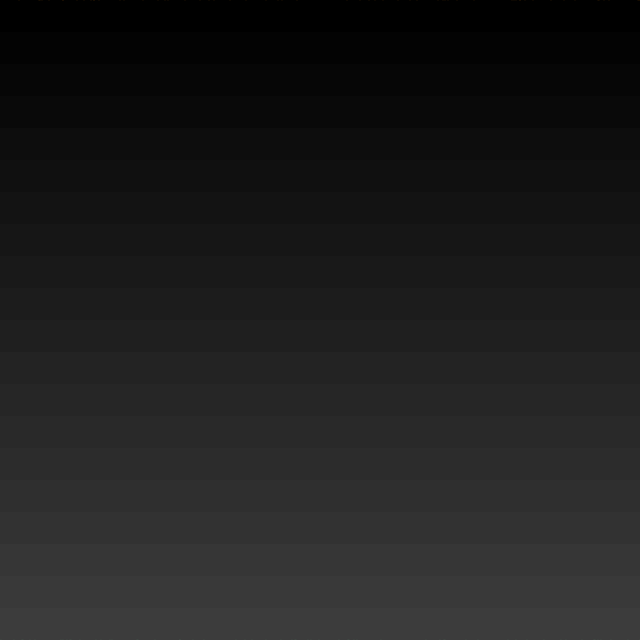
Frame 1 (no input)
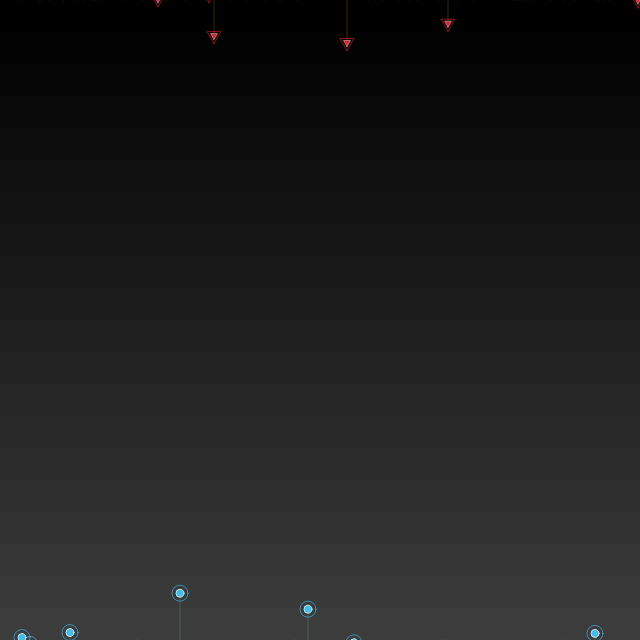
Frame 60 (no input)
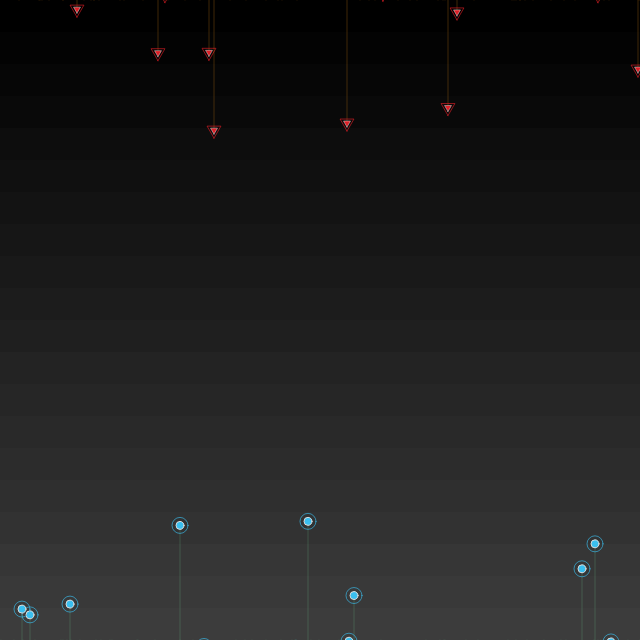
Frame 120 (the mouse pressed at the canvas centre since frame 60)

The p5.js sketch that drew these frames (run headless with seeded random() and noise() and a simulated clock; from frame 60 on, the mouse is pressed at the canvas centre):

// p5.js sketch
// ── sketch.js

let circles = []
let triangles = []
let explosions = []
let bgColor, shadowColor// = color(63, 63, 63)
let num = 60//1//8
let radius = 8
let minSpeed = 0.4//0.2
let maxSpeed = 1.6//1//0.6
let exploLifespan = 30
let shapeLifespan = 60

function setup() {
  const w = 640
  const h = 640
  let cnv = createCanvas(w, h)
  //bgColor = color(22, 30, 38)
  bgColor = color(22, 22, 22)
  bgColor = color(220, 220, 220)
  //bgColor = color(240, 240, 240)
  shadowColor = color(0, 0, 0, 127)

  for(let i = 0; i < num; i++) {
    triangles.push(new TriShape())
  }
  for(let i = 0; i < num; i++) {
    circles.push(new CircShape())
  }
}

function draw() {
  //background(bgColor)
  background(0)
  gradientBackground()
  showExplosions()
  showShapes()
  checkCollisions()
}

function showExplosions() {
  for(let k = 0; k < explosions.length; k++) {
    explosions[k].run()
  }
  let temp = explosions.filter(explo => !explo.isDead)
  explosions = temp
}

function showShapes() {
  for(let i = 0; i < triangles.length; i++) {
    triangles[i].run()
  }
  for(let j = 0; j < circles.length; j++) {
    circles[j].run()
  }
}

function checkCollisions() {
  for(let i = 0; i < num; i++) {
    for(let j = 0; j < num; j++) {
      if(!triangles[i].hit && !circles[j].hit) {
        let tx = triangles[i].position.x
        let ty = triangles[i].position.y
        let cx = circles[j].position.x
        let cy = circles[j].position.y
        let r = dist(tx, ty, cx, cy)
        let co
        if(r <= radius) {
          if(triangles[i].strength === circles[j].strength) {
            circles[j].hit = true
            circles[j].velocity.x = circles[j].velocity.y = 0
            triangles[i].hit = true
            triangles[i].velocity.x = triangles[i].velocity.y = 0
            co = color(255)
          }
          if(triangles[i].strength > circles[j].strength) {
            circles[j].hit = true
            circles[j].velocity.x = circles[j].velocity.y = 0
            co = circles[j].co
          }
          if(triangles[i].strength <= circles[j].strength) {
            triangles[i].hit = true
            triangles[i].velocity.x = triangles[i].velocity.y = 0
            co = triangles[i].co
          }
          let bright = abs(triangles[i].strength - circles[j].strength)
          //let bright = map(difference, 0, 1, 15, 255)
          explosions.push(new Explosion(createVector((tx+cx)/2, (ty+cy)/2), bright, co))
        }
      }
    }
  }
}

function gradientBackground() {
  noStroke()
  let segments = 20
  let h = height/segments
  for(let i = 0; i < segments; i++) {
    fill(255, map(i, 0, segments, 0, 63))
    rect(0, i * h, width, h)
  }
}

// ── CircShape.js
var CircShape = function() {
  this.diam = 2 * radius
  this.position = createVector(round(random() * width), height+20+round(random(600)))
  this.velocity = createVector(0, -random(minSpeed, maxSpeed))
  this.co = color(58,191,239)
  this.trailColor = color(109, 195, 139)
  this.strength = random(1)
  this.hit = false
  this.lifeLeft = shapeLifespan
  this.alpha = 1
};

CircShape.prototype.run = function() {
  this.update()
  this.display()
};

// Method to update position
CircShape.prototype.update = function(){
  this.position.add(this.velocity)
  if(this.position.y < -20) {
    this.reset()
  }
  if(this.hit) {
    this.lifeLeft--
    if(this.lifeLeft < 0) {
      this.reset()
    } else {
      this.alpha = map(this.lifeLeft, shapeLifespan, 0, 1, 0)
    }
  }
};

CircShape.prototype.display = function() {
  noFill()
  // Draw trail
  //stroke(red(this.co), green(this.co), blue(this.co), this.alpha*63)
  stroke(red(this.trailColor), green(this.trailColor), blue(this.trailColor), this.alpha*63)
  //strokeWeight(2)
  line(this.position.x, height, this.position.x, this.position.y)

  //strokeWeight(1)
  fill(red(this.co), green(this.co), blue(this.co), this.alpha*255)
  stroke(red(bgColor), green(bgColor), blue(bgColor), this.alpha*255)
  ellipse(this.position.x, this.position.y, this.diam/2, this.diam/2)

  noFill()
  stroke(red(this.co), green(this.co), blue(this.co), this.alpha*.64*255)
  ellipse(this.position.x, this.position.y, this.diam, this.diam)
};


// Method to display
CircShape.prototype.reset = function() {
  this.position = createVector(round(random() * width), height+20+round(random(200)))
  this.velocity = createVector(0, -random(minSpeed, maxSpeed))
  this.strength = random(1)
  this.hit = false
  this.lifeLeft = shapeLifespan
  this.alpha = 1
};

// ── Explosion.js
var Explosion = function(position, bright, co) {
  this.lifespan = exploLifespan
  this.position = position
  this.isDead = false
  this.alpha0 = bright
  this.co = lerpColor(co, color(255), 0.5)
};

Explosion.prototype.run = function() {
  this.update()
  this.display()
};

// Method to update position
Explosion.prototype.update = function(){
  this.lifespan--
  if(this.lifespan < 0) {
    this.lifespan = 0
    this.isDead = true
  }
};

// Method to display
Explosion.prototype.display = function() {
  let alpha = map(this.lifespan, exploLifespan, 0, this.alpha0*255, 0)
  noStroke()
  fill(red(this.co), green(this.co), blue(this.co), alpha)
  ellipse(this.position.x, this.position.y, 100, 100)
  fill(255, alpha/2)
  ellipse(this.position.x, this.position.y, 40, 40)
  noFill()
  //strokeWeight(1)
  stroke(255, alpha)
  ellipse(this.position.x, this.position.y, 120, 120)
  stroke(red(this.co), green(this.co), blue(this.co), alpha)
  ellipse(this.position.x, this.position.y, 60, 60)
};

// ── TriShape.js
var TriShape = function() {
  this.radius = radius
  this.position = createVector(round(random() * width), -20-round(random(600)))
  this.velocity = createVector(0, random(minSpeed, maxSpeed))
  //this.co = color(224, 11, 11)
  this.co = color(222, 31, 38)
  this.trailColor = color(249, 155, 28)
  //this.co = color(253, 182, 21)
  this.strength = random(1)
  this.hit = false
  this.lifeLeft = shapeLifespan
  this.alpha = 1
};

TriShape.prototype.run = function() {
  this.update()
  this.display()
};

// Method to update position
TriShape.prototype.update = function(){
  this.position.add(this.velocity);
  if(this.position.y > height + 20) {
    this.reset()
  }
  if(this.hit) {
    this.lifeLeft--
    if(this.lifeLeft < 0) {
      this.reset()
    } else {
      this.alpha = map(this.lifeLeft, shapeLifespan, 0, 1, 0)
    }
  }
};

// Method to display
TriShape.prototype.display = function() {
  // Draw trail
  //strokeWeight(2)
  //stroke(red(this.co), green(this.co), blue(this.co), this.alpha*63)
  stroke(red(this.trailColor), green(this.trailColor), blue(this.trailColor), this.alpha*63)
  line(this.position.x, 0, this.position.x, this.position.y)

  //strokeWeight(1)
  fill(red(this.co), green(this.co), blue(this.co), this.alpha*255)
  stroke(red(bgColor), green(bgColor), blue(bgColor), this.alpha*127)
  beginShape()
  for(let i = 0; i < 3; i++) {
    let a = i * TWO_PI/3 + HALF_PI
    let x = this.position.x + this.radius/2 * cos(a)
    let y = this.position.y + this.radius/2 * sin(a)
    vertex(x, y)
  }
  endShape(CLOSE)

  noFill()
  stroke(red(this.co), green(this.co), blue(this.co), this.alpha*.64*255)
  beginShape()
  for(let i = 0; i < 3; i++) {
    let a = i * TWO_PI/3 + HALF_PI
    let x = this.position.x + this.radius * cos(a)
    let y = this.position.y + this.radius * sin(a)
    vertex(x, y)
  }
  endShape(CLOSE)
};


// Method to display
TriShape.prototype.reset = function() {
  this.position = createVector(round(random() * width), -20-round(random(200)))
  this.velocity = createVector(0, random(minSpeed, maxSpeed))
  this.strength = random(1)
  this.hit = false
  this.lifeLeft = shapeLifespan
  this.alpha = 1
};
